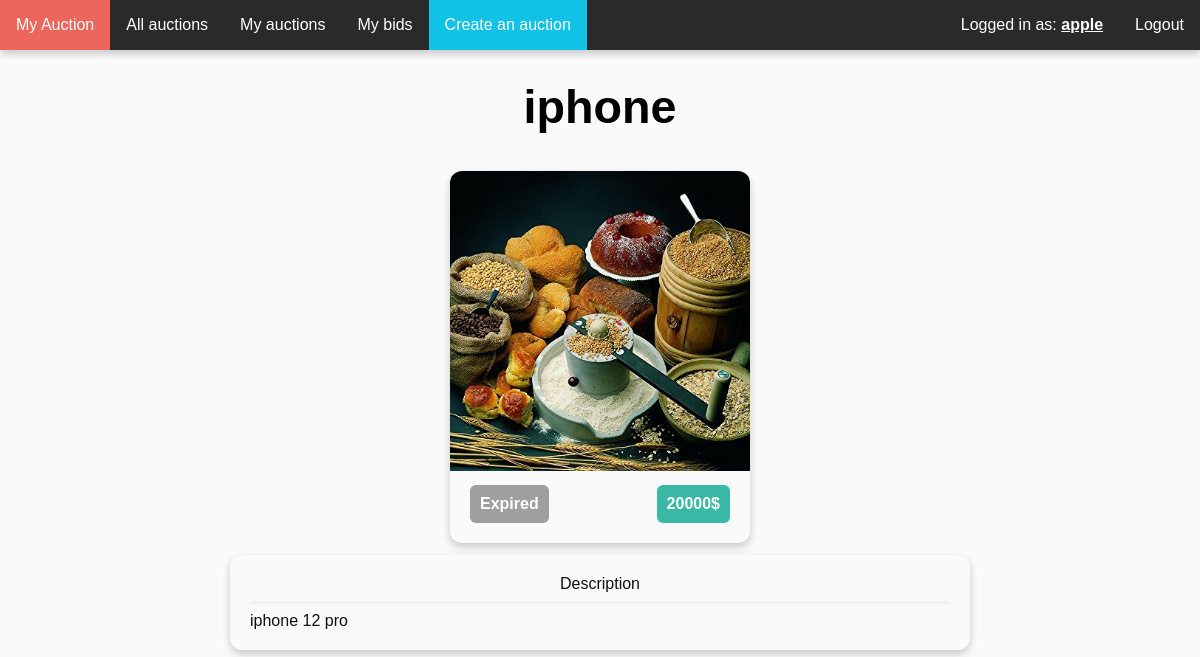
Screenshot of /auctions/63/ (signed in) with the database file from the repository.
### auctions/models.py (models this page shows, shortened)
class Auction(models.Model):
    author = models.ForeignKey(User, on_delete=models.CASCADE)
    title = models.CharField(max_length=300)
    desc = models.CharField(max_length=2000, blank=True)
    image = models.ImageField(upload_to='auction_images/', blank=True, default = 'auction_images/default/default.svg')
    min_value = models.IntegerField()
    date_added = models.DateTimeField()
    is_active = models.BooleanField(default=True)
    winner = models.ForeignKey(User, on_delete=models.SET("(deleted)"),
                               blank=True,
                               null=True,
                               related_name="auction_winner",
                               related_query_name="auction_winner")
    final_value = models.IntegerField(blank=True, null=True)
    def resolve(self):
        if self.is_active:
            if self.has_expired():
                highest_bid = Bid.objects.filter(auction=self).order_by('-amount').order_by('date').first()
                if highest_bid:
                    self.winner = highest_bid.bidder
                    self.final_value = highest_bid.amount
                self.is_active = False
                self.save()

### auctions/views.py (the view)
# urls.py: path('<int:auction_id>/', views.detail, name='detail'),
def detail(request, auction_id):
    auction = get_object_or_404(Auction, pk=auction_id)
    auction.resolve()
    already_bid = False
    if request.user.is_authenticated:
        if auction.author == request.user:
            own_auction = True
            return render(request, 'auctions/detail.html', {'auction': auction, 'own_auction': own_auction})
        user_bid = Bid.objects.filter(bidder=request.user).filter(auction=auction).first()
        if user_bid:
            already_bid = True
            bid_amount = user_bid.amount
            return render(request, 'auctions/detail.html', {'auction': auction, 'already_bid': already_bid, 'bid_amount': bid_amount})
    return render(request, 'auctions/detail.html', {'auction': auction, 'already_bid': already_bid})

### auctions/templates/auctions/detail.html (shortened to what this page needs)
{% extends "base.html" %}
{% block content %}
<h1> {{ auction.title }} </h1>
<div class="wrapper">
    <span class="auction-card">
        <span><img class="auction_image_index" src="{{ auction.image.url }}"></span>
            {% if auction.is_active %}
                {% if auction.remaining_minutes < 2 %}
                    <div class="auction-card-urgent">Less than {{ auction.remaining_minutes }}m</div>
                {% else %}
                    <div class="auction-card-active">Less than {{ auction.remaining_minutes }}m</div>
                {% endif %}
            {% else %}
            <div class="auction-card-inactive">Expired</div>
            {% endif %}
            <div class="auction-card-value">{{ auction.min_value }}$</div>
        </div>
</div>
{% if auction.desc %}
<div class="wrapper">
    <div class="desc_box">
    <div class="desc_box_title">Description</div>
    <hr>
    {{ auction.desc }}
    </div>
</div>
{% endif %}
{% endblock %}

### templates/base.html (shortened to what this page needs)
<!DOCTYPE html>
<html lang="en">
<head>
  {% load static %}
  <link rel="stylesheet" href="{% static 'css/style.css' %}">
</head>
<body>
      {% block sidebar %}
        <ul class="navbar">
          <li class="auction-rush-button">
              <a class="navbar-link" href="{% url 'index' %}">
                  My Auction
              </a>
          </li>
          <li class="navbar-item"><a class="navbar-link" href="{% url 'auctions:auctions' %}">All auctions</a></li>
          {% if user.is_authenticated %}
          <li class="navbar-item"><a class="navbar-link" href="{% url 'my_auctions' %}">My auctions</a></li>
          <li class="navbar-item"><a class="navbar-link" href="{% url 'my_bids' %}">My bids</a></li>
          <li class="create-auction-button"><a class="navbar-link" href="{% url 'auctions:create' %}">Create an auction</a> </li>
          {% endif %}
          {% if user.is_authenticated %}
            <li class="navbar-item-right"><a class="navbar-link" href="{% url 'logout' %}?next={{request.path}}">Logout</a></li>
            <li class="navbar-item-right"><span class="navbar-text">Logged in as: <span class="username">{{ user.get_username }}</span></span></li>
          {% else %}
            <li class="navbar-item-right"><a class="navbar-link" href="{% url 'login' %}?next={{request.path}}">Login</a></li>
            <li class="navbar-item-right"><a class="navbar-link" href="{% url 'register' %}?next={{request.path}}">Register</a></li>
          {% endif %}
        </ul>
     {% endblock %}
      <div class="main-content">{% block content %}{% endblock %}</div>
</body>
</html>

### static/css/style.css (style rules this page uses)
:root { --background: #FFFFFF; --color0: #F1F1F1; --color1: #ED665B; --color2: #39B8A5; --color3: #F98F3D; --color4: #1972E7; --color5: #AE5BF6; --color6: #4DCCE5; --color7: #101010; --color8: #9F9F9F; --color9: #ED3D2E; --color10: #16B8A0; --color11: #F97916; --color12: #0868E7; --color13: #9422F6; --color14: #10C2E5; --color15: #656565; --main-bg: #FAFAFA; --navbar-bg: #2A2A2A; --light-green: #C8F9E3; --navbar-bg-hover: #3A3A3A; --shadow: 0 4px 8px 0 rgba(0,0,0,0.2); --strong-shadow: 0 4px 8px 0 rgba(0,0,0,0.5); }
body { background: var(--main-bg); }
* { font-family: sans-serif !important; }
hr { border: 0; height: 3px; background: var(--color0); }
h1 { text-align: center; font-size: 35pt; }
.main-content { margin-top: 80px; }
.desc_box { box-shadow: var(--shadow); display: inline-block; float: center; border-radius: 12px; padding: 20px; margin: 6px; width: 700px; text-decoration: none; color: var(--color7); overflow-wrap: break-word; text-align: left; }
.desc_box_title { text-align: center; }
li a { color: var(--color2); }
.navbar { list-style-type: none; position: absolute; top: 0; left: 0; margin: 0; padding: 0; width: 100%; overflow: hidden; background-color: var(--navbar-bg); box-shadow: var(--shadow); }
.navbar-item { float: left; transition: .3s; }
.navbar-item-right { float: right; transition: .3s; }
.navbar-item .navbar-link { display: block; color: var(--background); text-align: center; padding: 16px; text-decoration: none; transition: .3s; }
.navbar-item-right .navbar-link { display: block; color: var(--background); text-align: center; padding: 16px; text-decoration: none; transition: .3s; }
.create-auction-button { float: left; transition: .3s; }
.create-auction-button .navbar-link { display: block; background: var(--color14); color: var(--background); text-align: center; padding: 16px; text-decoration: none; transition: .3s; }
.auction-rush-button .navbar-link { display: block; background: var(--color1); color: var(--background); text-align: center; padding: 16px; text-decoration: none; transition: .3s; }
.auction-rush-button { float: left; transition: .3s; }
.navbar-text { display: block; color: var(--background); text-align: center; padding: 16px; text-decoration: none; }
.username { font-weight: bold; text-decoration: underline; }
.wrapper { margin: 0 auto; text-align: center; }
.auction_image_index { margin-top: -20px; margin-left: -20px; margin-right: -20px; border-top-left-radius: 12px; border-top-right-radius: 12px; width:300px; height:300px; object-fit: cover; margin-bottom: 10px; }
.auction-card { box-shadow: var(--shadow); display: inline-block; flex: 1 0 21%; border-radius: 12px; padding: 20px; margin: 6px; width: 260px; text-decoration: none; color: var(--color7); }
.auction-card-value { font-weight: bold; color: var(--background); background: var(--color2); padding: 10px; border-radius: 6px; float: right; }
.auction-card-inactive { font-weight: bold; color: var(--background); background: var(--color8); padding: 10px; border-radius: 6px; float: left; }

### rows the page displays
Auction: title "iphone", image (picture), min_value "20000", desc "iphone 12 pro"

### other values shown
{{ user.get_username }} "apple"
